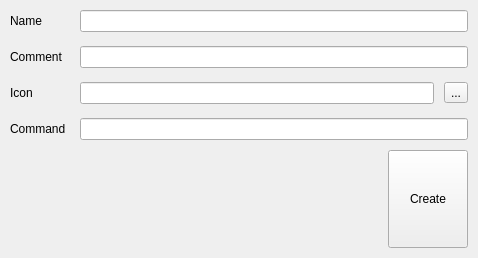
<?xml version="1.0" encoding="UTF-8"?>
<ui version="4.0">
 <class>MainWindow</class>
 <widget class="QMainWindow" name="MainWindow">
  <property name="geometry">
   <rect>
    <x>0</x>
    <y>0</y>
    <width>478</width>
    <height>258</height>
   </rect>
  </property>
  <property name="windowTitle">
   <string>Desktop Entry Creator</string>
  </property>
  <property name="styleSheet">
   <string notr="true"/>
  </property>
  <widget class="QWidget" name="centralwidget">
   <layout class="QVBoxLayout" name="verticalLayout">
    <property name="spacing">
     <number>10</number>
    </property>
    <property name="leftMargin">
     <number>10</number>
    </property>
    <property name="topMargin">
     <number>10</number>
    </property>
    <property name="rightMargin">
     <number>10</number>
    </property>
    <property name="bottomMargin">
     <number>10</number>
    </property>
    <item>
     <layout class="QGridLayout" name="gridLayout">
      <property name="spacing">
       <number>14</number>
      </property>
      <item row="0" column="0">
       <widget class="QLabel" name="nameLabel">
        <property name="text">
         <string>Name</string>
        </property>
       </widget>
      </item>
      <item row="1" column="0">
       <widget class="QLabel" name="commentLabel">
        <property name="text">
         <string>Comment</string>
        </property>
       </widget>
      </item>
      <item row="0" column="1">
       <widget class="QLineEdit" name="nameLineEdit"/>
      </item>
      <item row="1" column="1">
       <widget class="QLineEdit" name="commentLineEdit"/>
      </item>
      <item row="3" column="1">
       <widget class="QLineEdit" name="commandLineEdit"/>
      </item>
      <item row="2" column="0">
       <widget class="QLabel" name="iconLabel">
        <property name="text">
         <string>Icon</string>
        </property>
       </widget>
      </item>
      <item row="3" column="0">
       <widget class="QLabel" name="commandLabel">
        <property name="text">
         <string>Command</string>
        </property>
       </widget>
      </item>
      <item row="2" column="1">
       <layout class="QHBoxLayout" name="iconHorizontalLayout">
        <property name="spacing">
         <number>10</number>
        </property>
        <item>
         <widget class="QLineEdit" name="iconLineEdit">
          <property name="sizePolicy">
           <sizepolicy hsizetype="Preferred" vsizetype="Fixed">
            <horstretch>0</horstretch>
            <verstretch>0</verstretch>
           </sizepolicy>
          </property>
         </widget>
        </item>
        <item>
         <widget class="QToolButton" name="iconButton">
          <property name="text">
           <string>...</string>
          </property>
          <property name="icon">
           <iconset theme="document-open">
            <normaloff>.</normaloff>.</iconset>
          </property>
         </widget>
        </item>
       </layout>
      </item>
     </layout>
    </item>
    <item>
     <layout class="QHBoxLayout" name="submitHorizontalLayout">
      <item>
       <spacer name="horizontalSpacer">
        <property name="orientation">
         <enum>Qt::Horizontal</enum>
        </property>
        <property name="sizeHint" stdset="0">
         <size>
          <width>40</width>
          <height>20</height>
         </size>
        </property>
       </spacer>
      </item>
      <item>
       <widget class="QPushButton" name="submitButton">
        <property name="sizePolicy">
         <sizepolicy hsizetype="Fixed" vsizetype="Expanding">
          <horstretch>0</horstretch>
          <verstretch>0</verstretch>
         </sizepolicy>
        </property>
        <property name="text">
         <string>Create</string>
        </property>
       </widget>
      </item>
     </layout>
    </item>
   </layout>
  </widget>
 </widget>
 <resources/>
 <connections/>
</ui>
